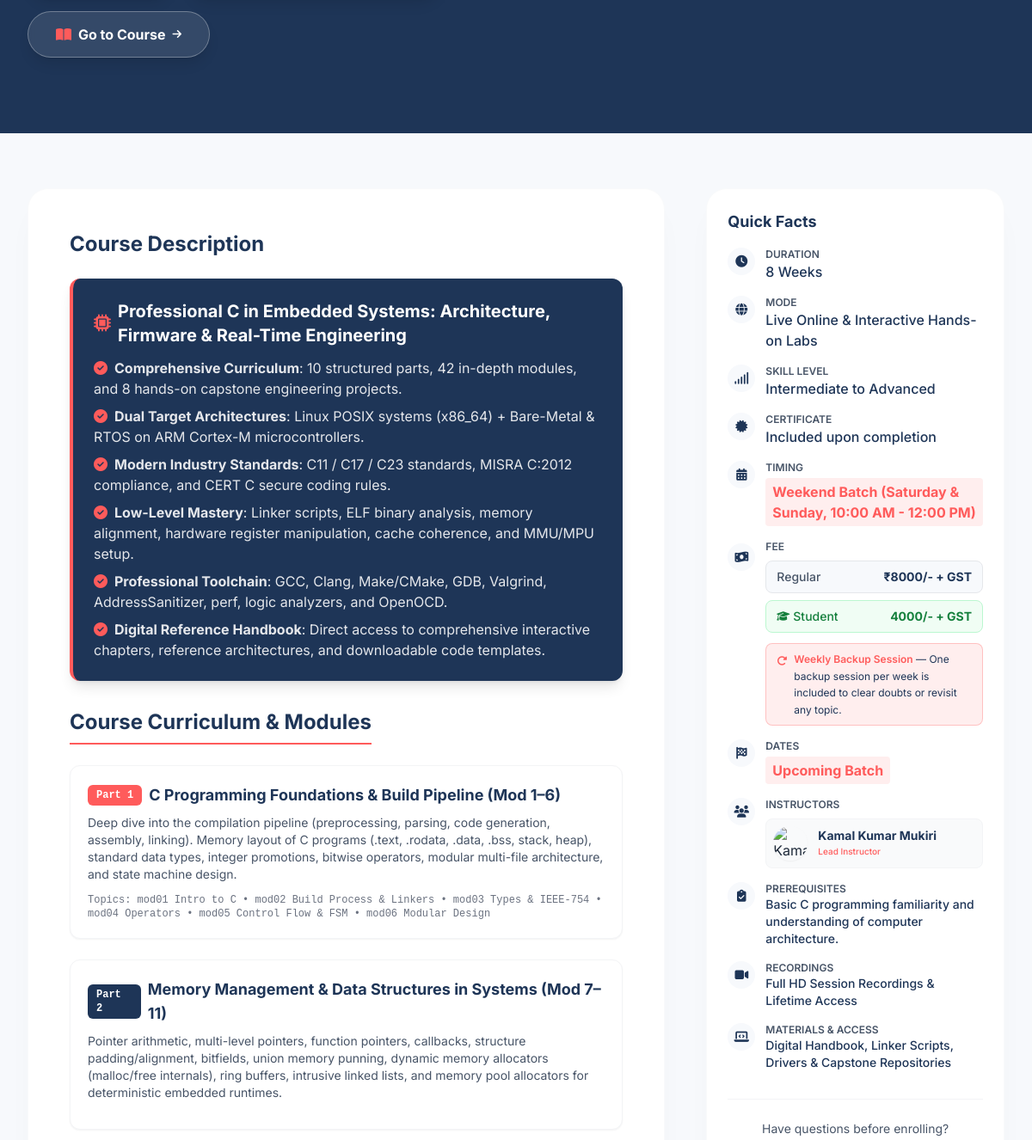
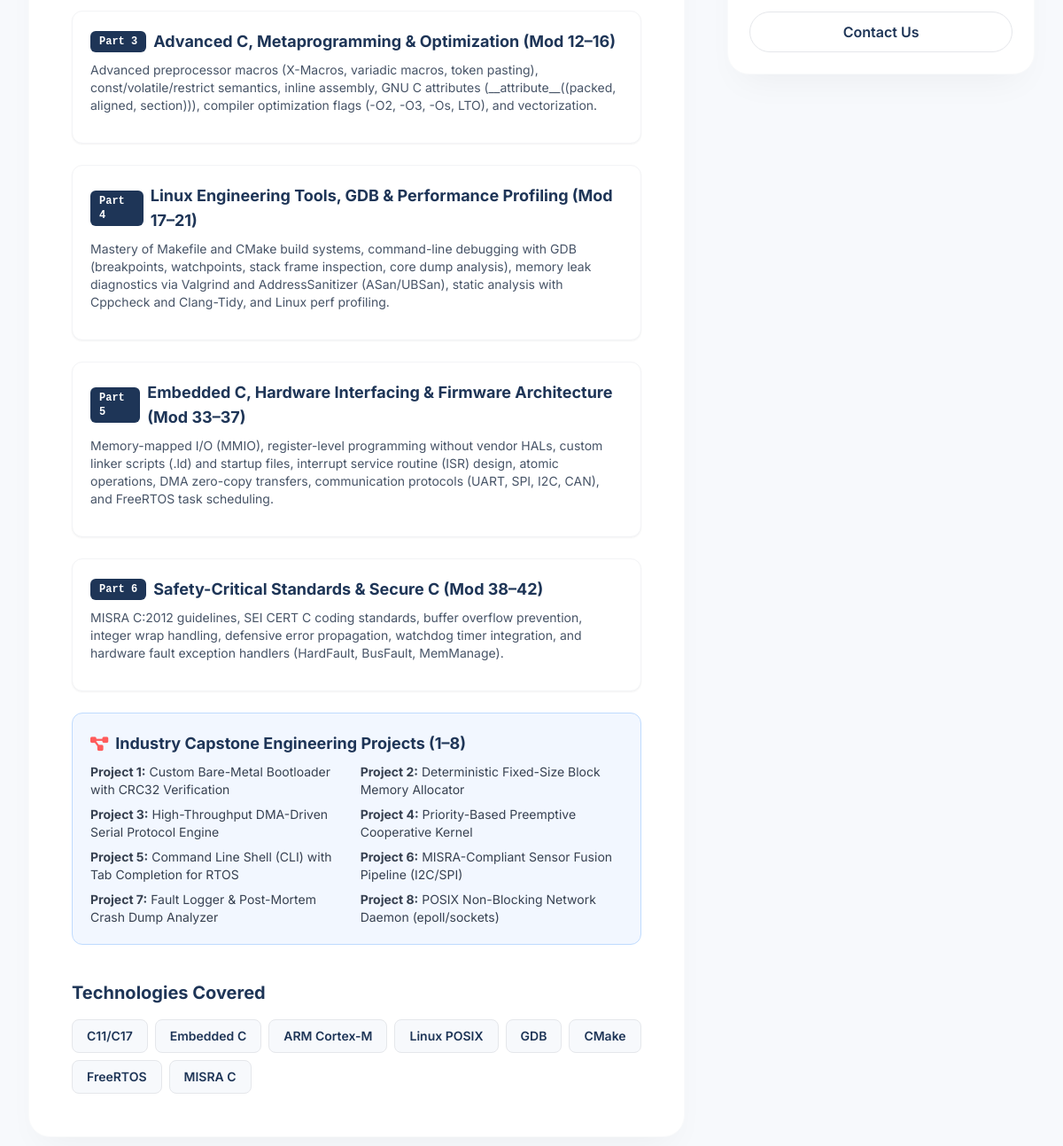
The app's page /courses/professional-c-in-embedded-systems/ (middle part), older data (2 pictures, top to bottom).
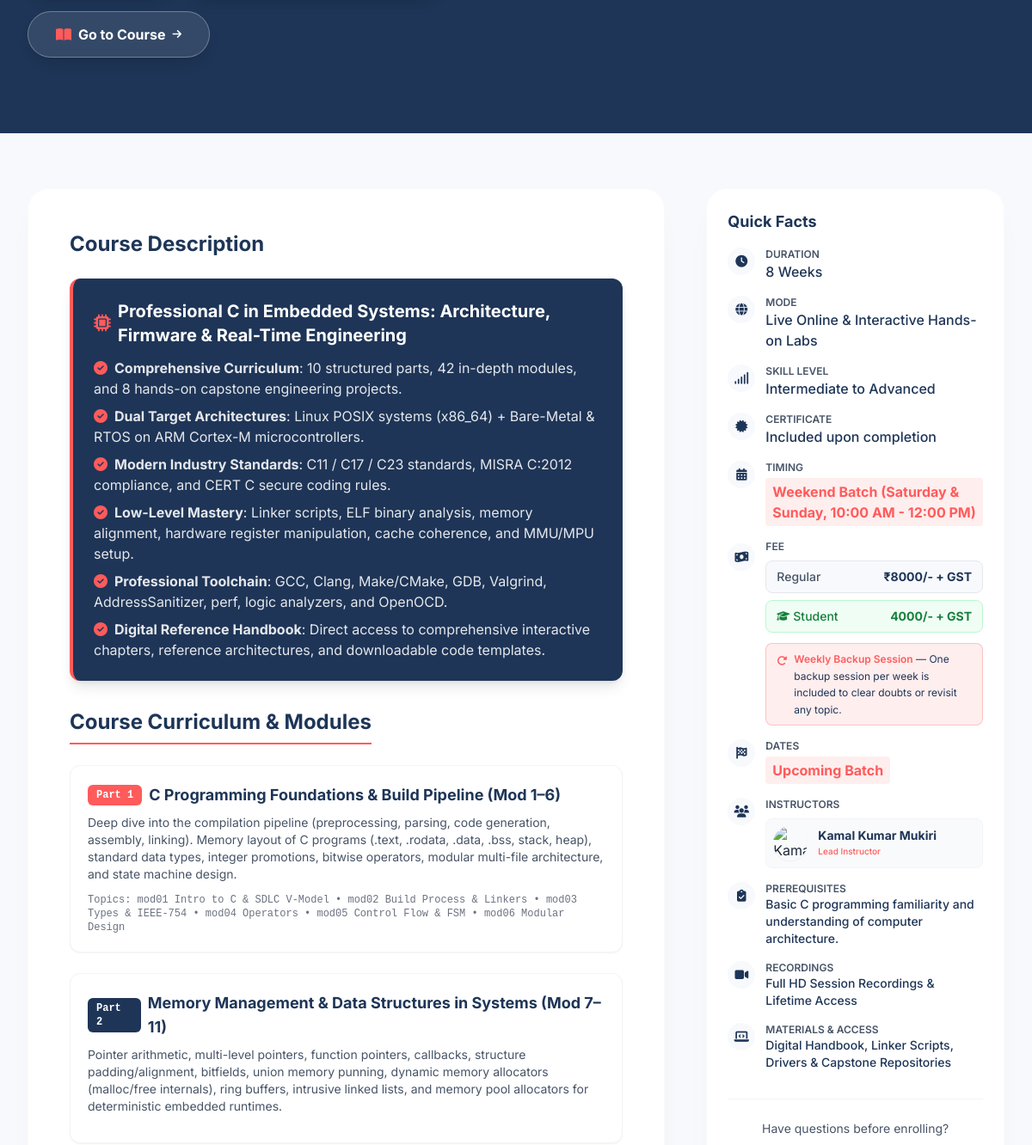
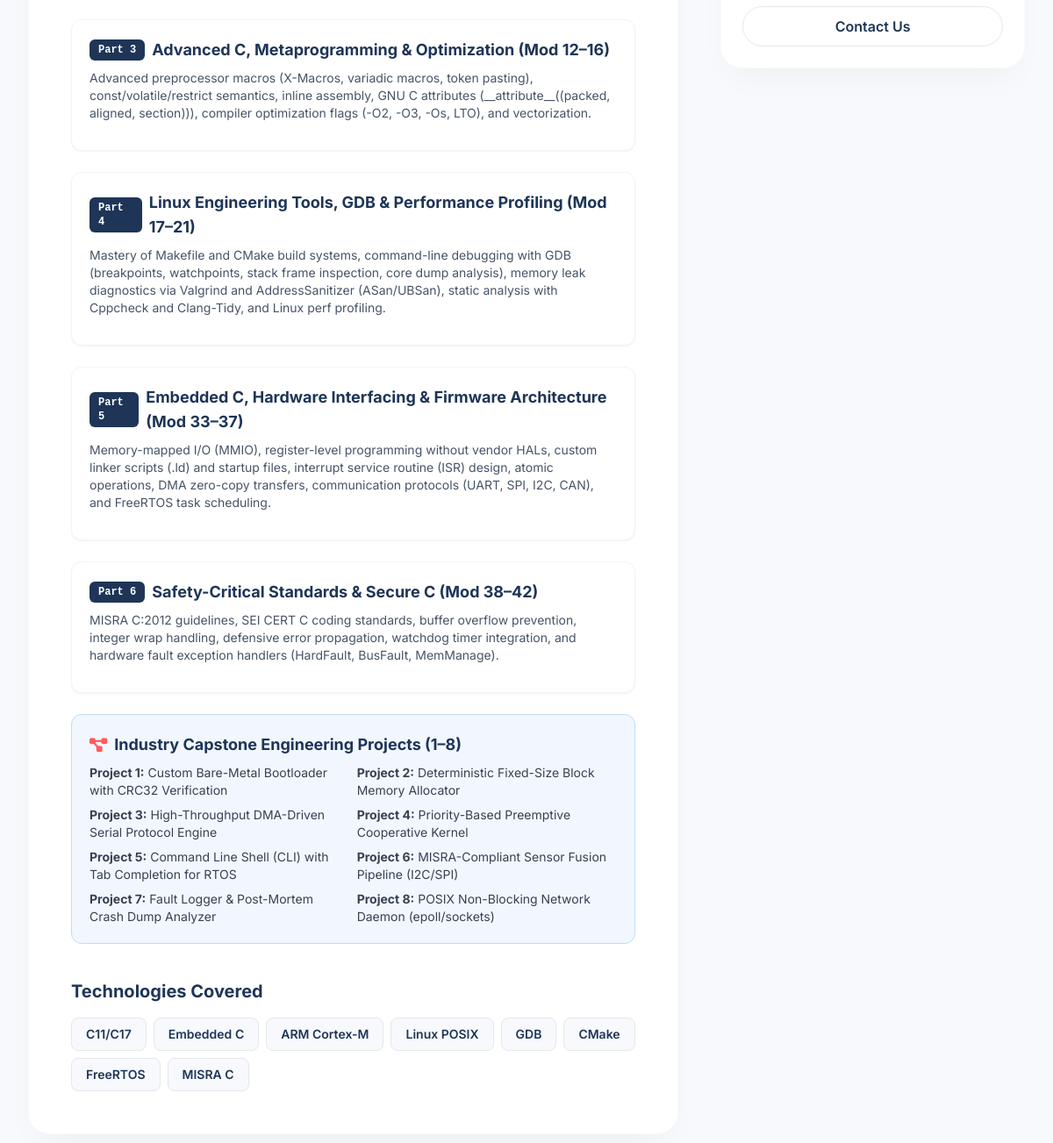
The same page, newer data (2 pictures, top to bottom).
### courses/models.py (models this page shows, shortened)
class Course(models.Model):
    title = models.CharField(max_length=200)
    slug = models.SlugField(max_length=200, unique=True)
    short_description = models.CharField(max_length=500, blank=True)
    description = models.TextField(blank=True)
    duration_weeks = models.PositiveIntegerField(default=0)
    duration_hours = models.PositiveIntegerField(default=0)
    skill_level = models.CharField(max_length=50, blank=True)
    technologies = models.CharField(max_length=200, blank=True, help_text="Comma separated list, e.g., 'Rust, Linux'")
    image = models.URLField(blank=True, null=True)
    fee = models.CharField(max_length=100, blank=True, help_text="e.g., '7000/- + GST'")
    timing = models.CharField(max_length=200, blank=True, help_text="e.g., 'Weekend course, 4:00pm to 5:00pm'")
    start_date = models.CharField(max_length=100, blank=True, help_text="e.g., '12th Sep 2026'")
    trainers = models.CharField(max_length=200, blank=True, help_text="e.g., 'Kamal Kumar Mukiri'")
    recordings_info = models.CharField(max_length=300, blank=True)
    materials_info = models.CharField(max_length=300, blank=True)
    prerequisites = models.CharField(max_length=300, blank=True)
    training_mode = models.CharField(max_length=100, blank=True, help_text="e.g., 'Online'")

### courses/views.py (the view)
# urls.py: path('<slug:slug>/', views.CourseDetailView.as_view(), name='detail'),
class CourseDetailView(DetailView):
    model = Course
    template_name = 'courses/detail.html'
    context_object_name = 'course'

### courses/templatetags/course_tags.py (called while the page is built)
@register.filter
def split_comma(value):
    if not value:
        return []
    return [item.strip() for item in value.split(',')]

### templates/courses/detail.html (shortened to what the changed rows need)
{% extends 'tailwind_base.html' %}
{% load static course_tags %}
{% block content %}
    <div class="course-manual-content py-16 max-w-7xl mx-auto px-4 sm:px-6 lg:px-8">
        <div class="grid lg:grid-cols-3 gap-12">
            <div class="lg:col-span-2">
                <div class="bg-white rounded-3xl p-8 md:p-12 shadow-premium border border-gray-50 mb-12">
                    <h2 class="text-2xl font-bold text-brand-navy mb-6">Course Description</h2>
                    <div class="prose prose-lg text-brand-textSecondary max-w-none">
                        {{ course.description|safe }}
                    </div>
                </div>
            </div>
            <div class="lg:col-span-1">
                <div class="bg-white rounded-3xl p-6 shadow-premium border border-gray-50 sticky top-28">
                    <ul class="space-y-4">
                        <li class="flex items-start">
                            <div>
                                <p class="text-xs text-brand-textSecondary uppercase font-semibold">Duration</p>
                                <p class="font-medium text-brand-navy">
                                    {% if course.duration_weeks %}{{ course.duration_weeks }} Weeks{% elif course.duration_hours %}{{ course.duration_hours }} Hours{% else %}To be announced{% endif %}
                                </p>
                            </div>
                        </li>
                        {% if course.training_mode %}
                        <li class="flex items-start">
                            <div class="w-8 h-8 rounded-full bg-brand-light flex items-center justify-center text-brand-navy mr-3 flex-shrink-0">
                                <i class="fas fa-globe text-sm"></i>
                            </div>
                            <div>
                                <p class="text-xs text-brand-textSecondary uppercase font-semibold">Mode</p>
                                <p class="font-medium text-brand-navy">{{ course.training_mode }}</p>
                            </div>
                        </li>
                        {% endif %}
                        <li class="flex items-start">
                            <div>
                                <p class="text-xs text-brand-textSecondary uppercase font-semibold">Skill Level</p>
                                <p class="font-medium text-brand-navy">{{ course.skill_level|default:"All Levels" }}</p>
                            </div>
                        </li>
                        {% if course.timing %}
                        <li class="flex items-start">
                            <div class="w-8 h-8 rounded-full bg-brand-light flex items-center justify-center text-brand-navy mr-3 flex-shrink-0">
                                <i class="fas fa-calendar-alt text-sm"></i>
                            </div>
                            <div>
                                <p class="text-xs text-brand-textSecondary uppercase font-semibold">Timing</p>
                                <p class="font-bold text-brand-coral bg-brand-coral/10 px-2 py-1 rounded inline-block mt-1">{{ course.timing }}</p>
                            </div>
                        </li>
                        {% endif %}
                        {% if course.fee %}
                        <li class="flex items-start">
                            <div class="w-8 h-8 rounded-full bg-brand-light flex items-center justify-center text-brand-navy mr-3 flex-shrink-0 mt-1">
                                <i class="fas fa-money-bill-wave text-sm"></i>
                            </div>
                            <div class="flex-1">
                                <p class="text-xs text-brand-textSecondary uppercase font-semibold mb-2">Fee</p>
                                <div class="flex items-center justify-between bg-brand-light rounded-lg px-3 py-2 mb-2 border border-gray-200">
                                    <span class="text-sm text-brand-textSecondary font-medium">{% if course.slug == 'stm32-firmware-development-with-c' %}Professionals{% else %}Regular{% endif %}</span>
                                    <span class="font-bold text-brand-navy text-sm">{{ course.fee }}</span>
                                </div>
                                <div class="flex items-center justify-between bg-green-50 rounded-lg px-3 py-2 mb-3 border border-green-200">
                                    <span class="text-sm text-green-700 font-medium flex items-center gap-1">
                                        <i class="fas fa-graduation-cap text-xs"></i> Student
                                    </span>
                                    <span class="font-bold text-green-700 text-sm">{% if course.slug == 'stm32-firmware-development-with-c' %}3000/- + GST{% else %}4000/- + GST{% endif %}</span>
                                </div>
                                <div class="bg-brand-coral/10 border border-brand-coral/30 rounded-lg px-3 py-2 flex items-start gap-2">
                                    <i class="fas fa-redo-alt text-brand-coral text-xs mt-1 flex-shrink-0"></i>
                                    <p class="text-xs text-brand-navy leading-relaxed">
                                        <span class="font-semibold text-brand-coral">Weekly Backup Session</span> — One backup session per week is included to clear doubts or revisit any topic.
                                    </p>
                                </div>
                            </div>
                        </li>
                        {% endif %}
                        {% if course.start_date %}
                        <li class="flex items-start">
                            <div class="w-8 h-8 rounded-full bg-brand-light flex items-center justify-center text-brand-navy mr-3 flex-shrink-0">
                                <i class="fas fa-flag-checkered text-sm"></i>
                            </div>
                            <div>
                                <p class="text-xs text-brand-textSecondary uppercase font-semibold">Dates</p>
                                <p class="font-bold text-brand-coral bg-brand-coral/10 px-2 py-1 rounded inline-block mt-1">{{ course.start_date }}</p>
                            </div>
                        </li>
                        {% endif %}
                        {% if course.prerequisites %}
                        <li class="flex items-start">
                            <div class="w-8 h-8 rounded-full bg-brand-light flex items-center justify-center text-brand-navy mr-3 flex-shrink-0">
                                <i class="fas fa-clipboard-check text-sm"></i>
                            </div>
                            <div>
                                <p class="text-xs text-brand-textSecondary uppercase font-semibold">Prerequisites</p>
                                <p class="text-sm font-medium text-brand-navy">{{ course.prerequisites }}</p>
                            </div>
                        </li>
                        {% endif %}
                        {% if course.recordings_info %}
                        <li class="flex items-start">
                            <div class="w-8 h-8 rounded-full bg-brand-light flex items-center justify-center text-brand-navy mr-3 flex-shrink-0">
                                <i class="fas fa-video text-sm"></i>
                            </div>
                            <div>
                                <p class="text-xs text-brand-textSecondary uppercase font-semibold">Recordings</p>
                                <p class="text-sm font-medium text-brand-navy">{{ course.recordings_info }}</p>
                            </div>
                        </li>
                        {% endif %}
                        {% if course.materials_info %}
                        <li class="flex items-start">
                            <div class="w-8 h-8 rounded-full bg-brand-light flex items-center justify-center text-brand-navy mr-3 flex-shrink-0">
                                <i class="fas fa-laptop-code text-sm"></i>
                            </div>
                            <div>
                                <p class="text-xs text-brand-textSecondary uppercase font-semibold">Materials & Access</p>
                                <p class="text-sm font-medium text-brand-navy">{{ course.materials_info }}</p>
                            </div>
                        </li>
                        {% endif %}
                    </ul>
                </div>
            </div>
        </div>
    </div>
{% endblock %}

Row changes from the older to the newer data that the page shows:
changed Course "Live Online & Interactive Hands-on Labs": description "…mod01 Intro to C • mod02 Build Process…" → "…mod01 Intro to C & SDLC V-Model • mod02 Build Process…"
